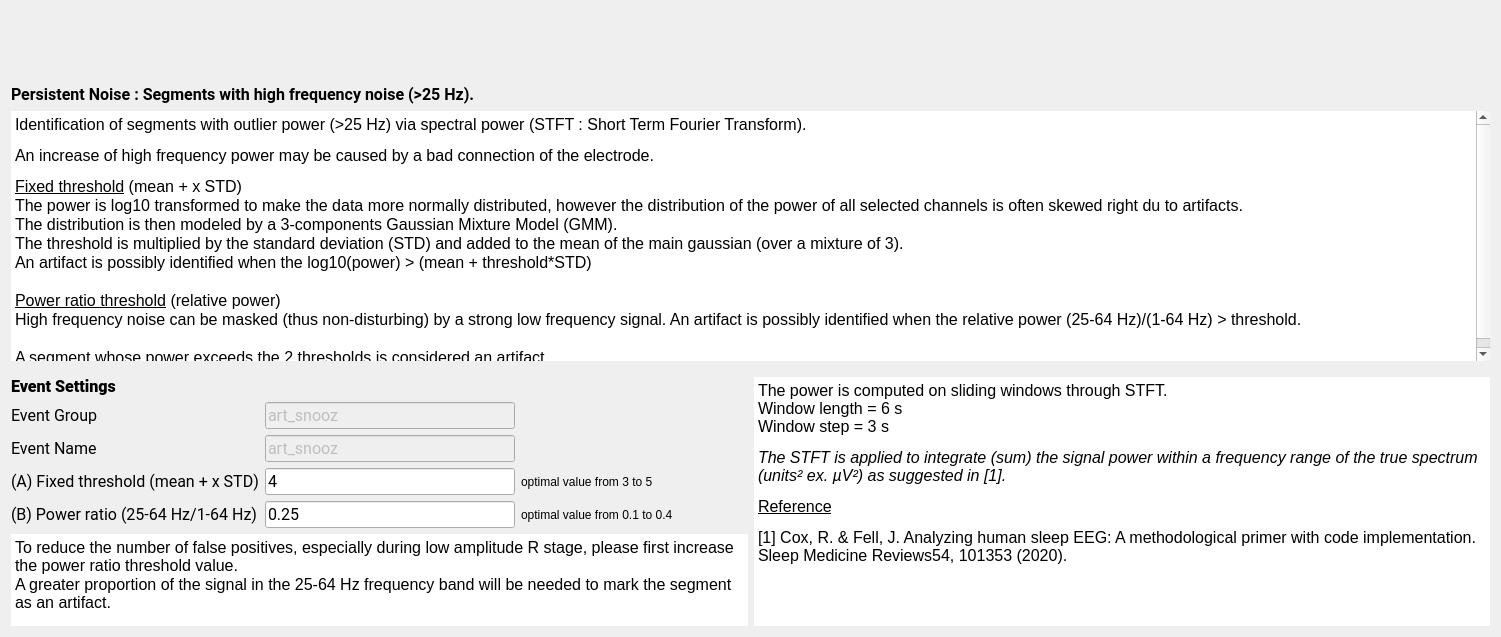
<?xml version="1.0" encoding="UTF-8"?>
<ui version="4.0">
 <class>PersistentNoiseStep</class>
 <widget class="QWidget" name="PersistentNoiseStep">
  <property name="geometry">
   <rect>
    <x>0</x>
    <y>0</y>
    <width>1501</width>
    <height>637</height>
   </rect>
  </property>
  <property name="windowTitle">
   <string>Form</string>
  </property>
  <property name="styleSheet">
   <string notr="true">font: 12pt &quot;Roboto&quot;;</string>
  </property>
  <layout class="QVBoxLayout" name="verticalLayout_2">
   <item>
    <widget class="QScrollArea" name="scrollArea">
     <property name="sizePolicy">
      <sizepolicy hsizetype="Expanding" vsizetype="Preferred">
       <horstretch>0</horstretch>
       <verstretch>0</verstretch>
      </sizepolicy>
     </property>
     <property name="autoFillBackground">
      <bool>true</bool>
     </property>
     <property name="frameShape">
      <enum>QFrame::Shape::NoFrame</enum>
     </property>
     <property name="frameShadow">
      <enum>QFrame::Shadow::Plain</enum>
     </property>
     <property name="lineWidth">
      <number>0</number>
     </property>
     <property name="widgetResizable">
      <bool>true</bool>
     </property>
     <widget class="QWidget" name="scrollAreaWidgetContents">
      <property name="geometry">
       <rect>
        <x>0</x>
        <y>0</y>
        <width>1543</width>
        <height>181</height>
       </rect>
      </property>
      <layout class="QHBoxLayout" name="horizontalLayout">
       <item>
        <widget class="QLabel" name="label_10">
         <property name="text">
          <string/>
         </property>
         <property name="pixmap">
          <pixmap resource="high_freq_noise_res.qrc">:/high_freq_noise/persistent_noise.png</pixmap>
         </property>
         <property name="alignment">
          <set>Qt::AlignmentFlag::AlignCenter</set>
         </property>
        </widget>
       </item>
      </layout>
     </widget>
    </widget>
   </item>
   <item>
    <layout class="QVBoxLayout" name="verticalLayout_3">
     <item>
      <widget class="QLabel" name="label_9">
       <property name="minimumSize">
        <size>
         <width>0</width>
         <height>20</height>
        </size>
       </property>
       <property name="maximumSize">
        <size>
         <width>16777215</width>
         <height>30</height>
        </size>
       </property>
       <property name="font">
        <font>
         <family>Roboto</family>
         <pointsize>12</pointsize>
         <italic>false</italic>
         <bold>false</bold>
        </font>
       </property>
       <property name="frameShape">
        <enum>QFrame::Shape::NoFrame</enum>
       </property>
       <property name="lineWidth">
        <number>0</number>
       </property>
       <property name="text">
        <string>&lt;html&gt;&lt;head/&gt;&lt;body&gt;&lt;p&gt;&lt;span style=&quot; font-weight:600;&quot;&gt;Persistent Noise : Segments with high frequency noise (&amp;gt;25 Hz).&lt;/span&gt;&lt;/p&gt;&lt;/body&gt;&lt;/html&gt;</string>
       </property>
      </widget>
     </item>
     <item>
      <widget class="QTextEdit" name="description_textEdit">
       <property name="sizePolicy">
        <sizepolicy hsizetype="Expanding" vsizetype="Expanding">
         <horstretch>0</horstretch>
         <verstretch>5</verstretch>
        </sizepolicy>
       </property>
       <property name="minimumSize">
        <size>
         <width>0</width>
         <height>250</height>
        </size>
       </property>
       <property name="styleSheet">
        <string notr="true"/>
       </property>
       <property name="frameShape">
        <enum>QFrame::Shape::NoFrame</enum>
       </property>
       <property name="frameShadow">
        <enum>QFrame::Shadow::Plain</enum>
       </property>
       <property name="lineWidth">
        <number>0</number>
       </property>
       <property name="readOnly">
        <bool>true</bool>
       </property>
       <property name="html">
        <string>&lt;!DOCTYPE HTML PUBLIC &quot;-//W3C//DTD HTML 4.0//EN&quot; &quot;http://www.w3.org/TR/REC-html40/strict.dtd&quot;&gt;
&lt;html&gt;&lt;head&gt;&lt;meta name=&quot;qrichtext&quot; content=&quot;1&quot; /&gt;&lt;meta charset=&quot;utf-8&quot; /&gt;&lt;style type=&quot;text/css&quot;&gt;
p, li { white-space: pre-wrap; }
hr { height: 1px; border-width: 0; }
li.unchecked::marker { content: &quot;\2610&quot;; }
li.checked::marker { content: &quot;\2612&quot;; }
&lt;/style&gt;&lt;/head&gt;&lt;body style=&quot; font-family:'Roboto'; font-size:12pt; font-weight:400; font-style:normal;&quot;&gt;
&lt;p style=&quot; margin-top:12px; margin-bottom:12px; margin-left:0px; margin-right:0px; -qt-block-indent:0; text-indent:0px;&quot;&gt;&lt;span style=&quot; color:#000000;&quot;&gt;Identification of segments with outlier power (&amp;gt;25 Hz) via spectral power (STFT : Short Term Fourier Transform).&lt;/span&gt;&lt;/p&gt;
&lt;p style=&quot; margin-top:12px; margin-bottom:12px; margin-left:0px; margin-right:0px; -qt-block-indent:0; text-indent:0px;&quot;&gt;&lt;span style=&quot; color:#000000;&quot;&gt;An increase of high frequency power may be caused by a bad connection of the electrode.&lt;/span&gt;&lt;/p&gt;
&lt;p style=&quot; margin-top:0px; margin-bottom:0px; margin-left:0px; margin-right:0px; -qt-block-indent:0; text-indent:0px;&quot;&gt;&lt;span style=&quot; text-decoration: underline;&quot;&gt;Fixed threshold&lt;/span&gt;&lt;span style=&quot; color:#000000;&quot;&gt; (mean + x STD)&lt;/span&gt;&lt;/p&gt;
&lt;p style=&quot; margin-top:0px; margin-bottom:0px; margin-left:0px; margin-right:0px; -qt-block-indent:0; text-indent:0px;&quot;&gt;The power is log10 transformed to make the data more normally distributed, however the distribution of the power of all selected channels is often skewed right du to artifacts.&lt;/p&gt;
&lt;p style=&quot; margin-top:0px; margin-bottom:0px; margin-left:0px; margin-right:0px; -qt-block-indent:0; text-indent:0px;&quot;&gt;The distribution is then modeled by a 3-components Gaussian Mixture Model (GMM).&lt;/p&gt;
&lt;p style=&quot; margin-top:0px; margin-bottom:0px; margin-left:0px; margin-right:0px; -qt-block-indent:0; text-indent:0px;&quot;&gt;The threshold is multiplied by the standard deviation (STD) and added to the mean of the main gaussian (over a mixture of 3).&lt;/p&gt;
&lt;p style=&quot; margin-top:0px; margin-bottom:0px; margin-left:0px; margin-right:0px; -qt-block-indent:0; text-indent:0px;&quot;&gt;An artifact is possibly identified when the log10(power) &amp;gt; (mean + threshold*STD)&lt;/p&gt;
&lt;p style=&quot;-qt-paragraph-type:empty; margin-top:0px; margin-bottom:0px; margin-left:0px; margin-right:0px; -qt-block-indent:0; text-indent:0px;&quot;&gt;&lt;br /&gt;&lt;/p&gt;
&lt;p style=&quot; margin-top:0px; margin-bottom:0px; margin-left:0px; margin-right:0px; -qt-block-indent:0; text-indent:0px;&quot;&gt;&lt;span style=&quot; text-decoration: underline;&quot;&gt;Power ratio threshold&lt;/span&gt; (relative power)&lt;/p&gt;
&lt;p style=&quot; margin-top:0px; margin-bottom:0px; margin-left:0px; margin-right:0px; -qt-block-indent:0; text-indent:0px;&quot;&gt;High frequency noise can be masked (thus non-disturbing) by a strong low frequency signal. An artifact is possibly identified when the relative power (25-64 Hz)/(1-64 Hz) &amp;gt; threshold.&lt;/p&gt;
&lt;p style=&quot;-qt-paragraph-type:empty; margin-top:0px; margin-bottom:0px; margin-left:0px; margin-right:0px; -qt-block-indent:0; text-indent:0px;&quot;&gt;&lt;br /&gt;&lt;/p&gt;
&lt;p style=&quot; margin-top:0px; margin-bottom:0px; margin-left:0px; margin-right:0px; -qt-block-indent:0; text-indent:0px;&quot;&gt;A segment whose power exceeds the 2 thresholds is considered an artifact.&lt;/p&gt;&lt;/body&gt;&lt;/html&gt;</string>
       </property>
      </widget>
     </item>
     <item>
      <spacer name="verticalSpacer">
       <property name="orientation">
        <enum>Qt::Orientation::Vertical</enum>
       </property>
       <property name="sizeType">
        <enum>QSizePolicy::Policy::Fixed</enum>
       </property>
       <property name="sizeHint" stdset="0">
        <size>
         <width>20</width>
         <height>10</height>
        </size>
       </property>
      </spacer>
     </item>
    </layout>
   </item>
   <item>
    <layout class="QGridLayout" name="gridLayout_2">
     <item row="0" column="0">
      <layout class="QVBoxLayout" name="verticalLayout">
       <item>
        <widget class="QLabel" name="label_4">
         <property name="sizePolicy">
          <sizepolicy hsizetype="Fixed" vsizetype="Fixed">
           <horstretch>0</horstretch>
           <verstretch>0</verstretch>
          </sizepolicy>
         </property>
         <property name="maximumSize">
          <size>
           <width>16777215</width>
           <height>20</height>
          </size>
         </property>
         <property name="font">
          <font>
           <family>Roboto</family>
           <pointsize>12</pointsize>
           <italic>false</italic>
           <bold>false</bold>
          </font>
         </property>
         <property name="text">
          <string>&lt;html&gt;&lt;head/&gt;&lt;body&gt;&lt;p&gt;&lt;span style=&quot; font-weight:700;&quot;&gt;Event Settings&lt;/span&gt;&lt;/p&gt;&lt;/body&gt;&lt;/html&gt;</string>
         </property>
        </widget>
       </item>
       <item>
        <layout class="QGridLayout" name="gridLayout">
         <item row="0" column="0">
          <widget class="QLabel" name="label_3">
           <property name="sizePolicy">
            <sizepolicy hsizetype="Fixed" vsizetype="Preferred">
             <horstretch>0</horstretch>
             <verstretch>0</verstretch>
            </sizepolicy>
           </property>
           <property name="minimumSize">
            <size>
             <width>140</width>
             <height>0</height>
            </size>
           </property>
           <property name="font">
            <font>
             <family>Roboto</family>
             <pointsize>12</pointsize>
             <italic>false</italic>
             <bold>false</bold>
            </font>
           </property>
           <property name="text">
            <string>Event Group</string>
           </property>
          </widget>
         </item>
         <item row="0" column="1">
          <widget class="QLineEdit" name="group_lineEdit">
           <property name="enabled">
            <bool>false</bool>
           </property>
           <property name="maximumSize">
            <size>
             <width>250</width>
             <height>16777215</height>
            </size>
           </property>
           <property name="font">
            <font>
             <family>Roboto</family>
             <pointsize>12</pointsize>
             <italic>false</italic>
             <bold>false</bold>
            </font>
           </property>
           <property name="toolTip">
            <string>In which &quot;Event Group&quot; the detected artifact are added (label in the annotation file). Go to the general Detectors Settings to edit the group.</string>
           </property>
           <property name="text">
            <string>art_snooz</string>
           </property>
          </widget>
         </item>
         <item row="1" column="0">
          <widget class="QLabel" name="label_11">
           <property name="minimumSize">
            <size>
             <width>140</width>
             <height>0</height>
            </size>
           </property>
           <property name="font">
            <font>
             <family>Roboto</family>
             <pointsize>12</pointsize>
             <italic>false</italic>
             <bold>false</bold>
            </font>
           </property>
           <property name="text">
            <string>Event Name</string>
           </property>
          </widget>
         </item>
         <item row="1" column="1">
          <widget class="QLineEdit" name="name_fixe_lineEdit">
           <property name="enabled">
            <bool>false</bool>
           </property>
           <property name="maximumSize">
            <size>
             <width>250</width>
             <height>16777215</height>
            </size>
           </property>
           <property name="font">
            <font>
             <family>Roboto</family>
             <pointsize>12</pointsize>
             <italic>false</italic>
             <bold>false</bold>
            </font>
           </property>
           <property name="toolTip">
            <string>The event name of the detected artifact (label in the annotation file). Go to the general Detectors Settings to edit the name.</string>
           </property>
           <property name="text">
            <string>art_snooz</string>
           </property>
          </widget>
         </item>
         <item row="2" column="0">
          <widget class="QLabel" name="label_5">
           <property name="minimumSize">
            <size>
             <width>140</width>
             <height>0</height>
            </size>
           </property>
           <property name="maximumSize">
            <size>
             <width>270</width>
             <height>16777215</height>
            </size>
           </property>
           <property name="font">
            <font>
             <family>Roboto</family>
             <pointsize>12</pointsize>
             <italic>false</italic>
             <bold>false</bold>
            </font>
           </property>
           <property name="midLineWidth">
            <number>0</number>
           </property>
           <property name="text">
            <string>&lt;html&gt;&lt;head/&gt;&lt;body&gt;&lt;p&gt;(A) Fixed threshold (mean + x STD)&lt;/p&gt;&lt;/body&gt;&lt;/html&gt;</string>
           </property>
           <property name="textFormat">
            <enum>Qt::TextFormat::RichText</enum>
           </property>
          </widget>
         </item>
         <item row="2" column="1">
          <widget class="QLineEdit" name="tresh_fixe_lineEdit">
           <property name="maximumSize">
            <size>
             <width>250</width>
             <height>16777215</height>
            </size>
           </property>
           <property name="font">
            <font>
             <family>Roboto</family>
             <pointsize>12</pointsize>
             <italic>false</italic>
             <bold>false</bold>
            </font>
           </property>
           <property name="toolTip">
            <string>The threshold value to identify the artefact.  Its units is x times the baseline standard deviation.</string>
           </property>
           <property name="text">
            <string>4</string>
           </property>
          </widget>
         </item>
         <item row="2" column="2">
          <widget class="QLabel" name="label_2">
           <property name="maximumSize">
            <size>
             <width>250</width>
             <height>16777215</height>
            </size>
           </property>
           <property name="text">
            <string>optimal value from 3 to 5</string>
           </property>
          </widget>
         </item>
         <item row="3" column="0">
          <widget class="QLabel" name="label">
           <property name="maximumSize">
            <size>
             <width>270</width>
             <height>16777215</height>
            </size>
           </property>
           <property name="font">
            <font>
             <family>Roboto</family>
             <pointsize>12</pointsize>
             <italic>false</italic>
             <bold>false</bold>
            </font>
           </property>
           <property name="text">
            <string>(B) Power ratio (25-64 Hz/1-64 Hz)</string>
           </property>
          </widget>
         </item>
         <item row="3" column="1">
          <widget class="QLineEdit" name="thres_ratio_lineEdit">
           <property name="minimumSize">
            <size>
             <width>0</width>
             <height>0</height>
            </size>
           </property>
           <property name="maximumSize">
            <size>
             <width>250</width>
             <height>16777215</height>
            </size>
           </property>
           <property name="font">
            <font>
             <family>Roboto</family>
             <pointsize>12</pointsize>
             <italic>false</italic>
             <bold>false</bold>
            </font>
           </property>
           <property name="text">
            <string>0.25</string>
           </property>
          </widget>
         </item>
         <item row="3" column="2">
          <widget class="QLabel" name="label_6">
           <property name="maximumSize">
            <size>
             <width>250</width>
             <height>16777215</height>
            </size>
           </property>
           <property name="text">
            <string>optimal value from 0.1 to 0.4</string>
           </property>
          </widget>
         </item>
        </layout>
       </item>
      </layout>
     </item>
     <item row="0" column="1" rowspan="2">
      <widget class="QTextEdit" name="settings_textEdit">
       <property name="maximumSize">
        <size>
         <width>16777215</width>
         <height>16777215</height>
        </size>
       </property>
       <property name="focusPolicy">
        <enum>Qt::FocusPolicy::NoFocus</enum>
       </property>
       <property name="contextMenuPolicy">
        <enum>Qt::ContextMenuPolicy::NoContextMenu</enum>
       </property>
       <property name="acceptDrops">
        <bool>false</bool>
       </property>
       <property name="styleSheet">
        <string notr="true"/>
       </property>
       <property name="frameShape">
        <enum>QFrame::Shape::NoFrame</enum>
       </property>
       <property name="frameShadow">
        <enum>QFrame::Shadow::Plain</enum>
       </property>
       <property name="lineWidth">
        <number>0</number>
       </property>
       <property name="readOnly">
        <bool>true</bool>
       </property>
       <property name="html">
        <string>&lt;!DOCTYPE HTML PUBLIC &quot;-//W3C//DTD HTML 4.0//EN&quot; &quot;http://www.w3.org/TR/REC-html40/strict.dtd&quot;&gt;
&lt;html&gt;&lt;head&gt;&lt;meta name=&quot;qrichtext&quot; content=&quot;1&quot; /&gt;&lt;meta charset=&quot;utf-8&quot; /&gt;&lt;style type=&quot;text/css&quot;&gt;
p, li { white-space: pre-wrap; }
hr { height: 1px; border-width: 0; }
li.unchecked::marker { content: &quot;\2610&quot;; }
li.checked::marker { content: &quot;\2612&quot;; }
&lt;/style&gt;&lt;/head&gt;&lt;body style=&quot; font-family:'Roboto'; font-size:12pt; font-weight:400; font-style:normal;&quot;&gt;
&lt;p style=&quot; margin-top:12px; margin-bottom:12px; margin-left:0px; margin-right:0px; -qt-block-indent:0; text-indent:0px;&quot;&gt;&lt;span style=&quot; color:#000000;&quot;&gt;The power is computed on sliding windows through STFT.&lt;br /&gt;Window length = 6 s&lt;br /&gt;Window step = 3 s &lt;/span&gt;&lt;/p&gt;
&lt;p style=&quot; margin-top:12px; margin-bottom:12px; margin-left:0px; margin-right:0px; -qt-block-indent:0; text-indent:0px;&quot;&gt;&lt;span style=&quot; font-style:italic; color:#000000;&quot;&gt;The STFT is applied to integrate (sum) the signal power within a frequency range of the true spectrum (units² ex. µV²) as suggested in [1].&lt;/span&gt;&lt;/p&gt;
&lt;p style=&quot; margin-top:12px; margin-bottom:12px; margin-left:0px; margin-right:0px; -qt-block-indent:0; text-indent:0px;&quot;&gt;&lt;a href=&quot;https://pubmed.ncbi.nlm.nih.gov/12723066/&quot;&gt;&lt;span style=&quot; text-decoration: underline; color:#000000;&quot;&gt;Reference&lt;/span&gt;&lt;/a&gt;&lt;/p&gt;
&lt;p style=&quot; margin-top:12px; margin-bottom:12px; margin-left:0px; margin-right:0px; -qt-block-indent:0; text-indent:0px;&quot;&gt;&lt;span style=&quot; color:#000000;&quot;&gt;[1] Cox, R. &amp;amp; Fell, J. Analyzing human sleep EEG: A methodological primer with code implementation. Sleep Medicine Reviews54, 101353 (2020).&lt;/span&gt;&lt;/p&gt;&lt;/body&gt;&lt;/html&gt;</string>
       </property>
      </widget>
     </item>
     <item row="1" column="0">
      <widget class="QTextEdit" name="textEdit">
       <property name="maximumSize">
        <size>
         <width>16777215</width>
         <height>130</height>
        </size>
       </property>
       <property name="frameShape">
        <enum>QFrame::Shape::HLine</enum>
       </property>
       <property name="lineWidth">
        <number>0</number>
       </property>
       <property name="readOnly">
        <bool>true</bool>
       </property>
       <property name="html">
        <string>&lt;!DOCTYPE HTML PUBLIC &quot;-//W3C//DTD HTML 4.0//EN&quot; &quot;http://www.w3.org/TR/REC-html40/strict.dtd&quot;&gt;
&lt;html&gt;&lt;head&gt;&lt;meta name=&quot;qrichtext&quot; content=&quot;1&quot; /&gt;&lt;meta charset=&quot;utf-8&quot; /&gt;&lt;style type=&quot;text/css&quot;&gt;
p, li { white-space: pre-wrap; }
hr { height: 1px; border-width: 0; }
li.unchecked::marker { content: &quot;\2610&quot;; }
li.checked::marker { content: &quot;\2612&quot;; }
&lt;/style&gt;&lt;/head&gt;&lt;body style=&quot; font-family:'Roboto'; font-size:12pt; font-weight:400; font-style:normal;&quot;&gt;
&lt;p style=&quot; margin-top:0px; margin-bottom:0px; margin-left:0px; margin-right:0px; -qt-block-indent:0; text-indent:0px;&quot;&gt;To reduce the number of false positives, especially during low amplitude R stage, please first increase the power ratio threshold value.&lt;/p&gt;
&lt;p style=&quot; margin-top:0px; margin-bottom:0px; margin-left:0px; margin-right:0px; -qt-block-indent:0; text-indent:0px;&quot;&gt;A greater proportion of the signal in the 25-64 Hz frequency band will be needed to mark the segment as an artifact.&lt;/p&gt;&lt;/body&gt;&lt;/html&gt;</string>
       </property>
      </widget>
     </item>
    </layout>
   </item>
  </layout>
 </widget>
 <resources>
  <include location="high_freq_noise_res.qrc"/>
  <include location="../../../../../snooz-toolbox/src/main/python/ui/themes/themes.qrc"/>
 </resources>
 <connections/>
 <slots>
  <slot>on_choose()</slot>
  <slot>on_input_format_changed()</slot>
 </slots>
</ui>
